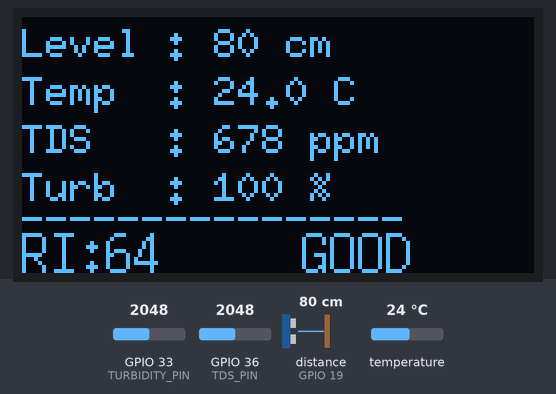
A sketch run on a simulated ESP32. Shown: 128×64 one-colour display. Wiring (inferred from the names in the program): ultrasonic range finder: trigger GPIO 18; echo GPIO 19. The inputs (shaded band) are chosen by the test bench; at power-on: temperature 24 °C, GPIO 36 (TDS_PIN) = 2048, distance to the obstacle (sensor on GPIO 19) 80 cm, GPIO 33 (TURBIDITY_PIN) = 2048. The echo pulse lasts 58.3 µs per cm; WiFi joins after 1.5 s; servers stay silent unless stated; uploads are accepted with an empty reply; what the sketch prints to the serial monitor is not drawn.

Above: at 6.1 s.
6.2 s: temperature set to 12 °C
At 9.2 s:
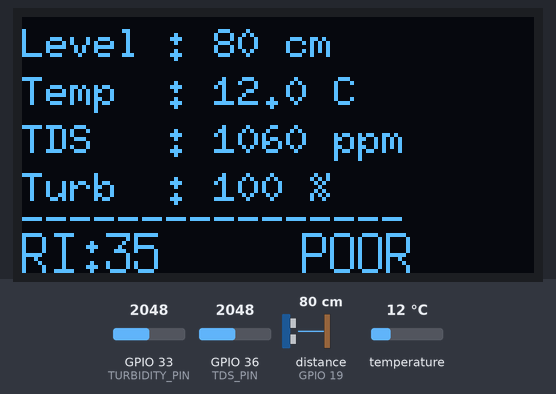
10.1 s: GPIO 36 (TDS_PIN) set to 1915
At 12.6 s:
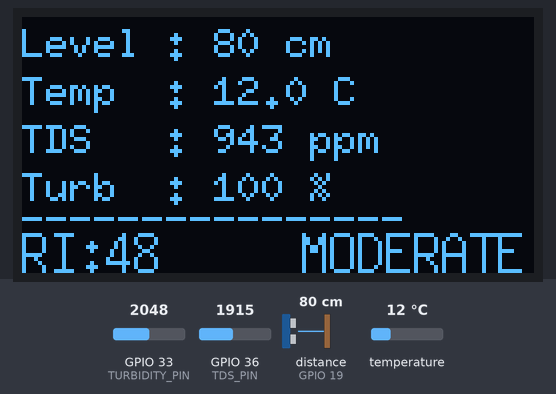
13.2 s: GPIO 36 (TDS_PIN) set to 1572
At 16.0 s:
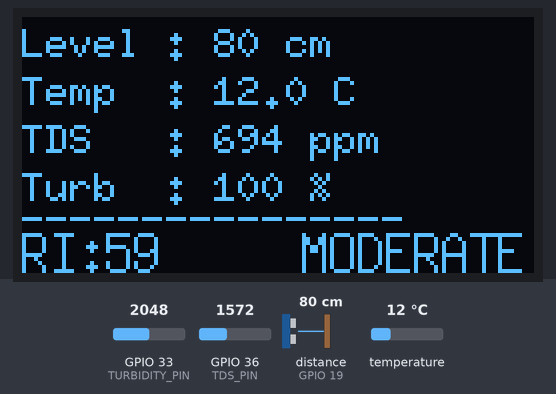
16.3 s: GPIO 36 (TDS_PIN) set to 1475
At 18.5 s:
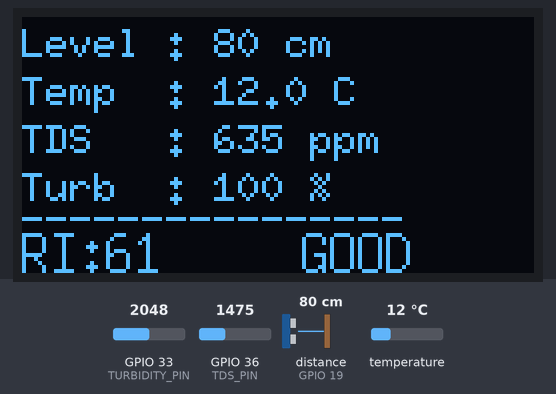
19.4 s: temperature set to 33 °C
At 21.9 s:
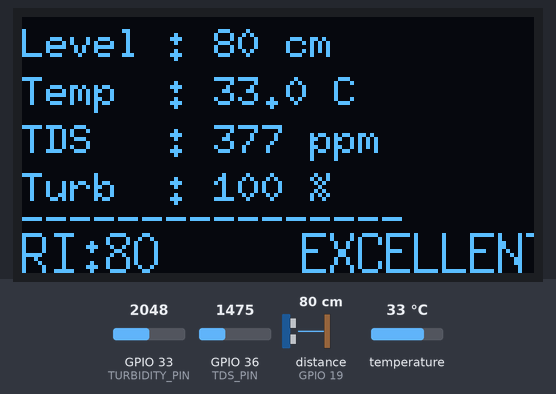
22.5 s: distance to the obstacle (sensor on GPIO 19) set to 2 cm
At 25.3 s:
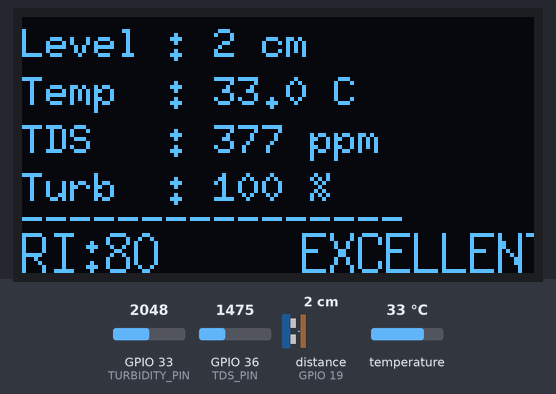
Timing chart, 0 to 26.6 s (numbered marks = the images above; inputs shaded):
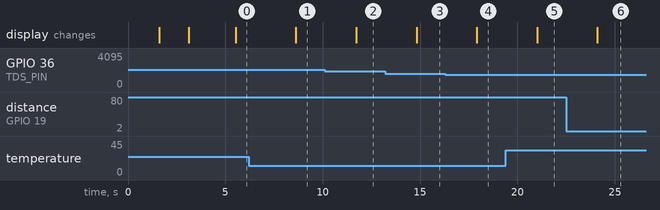

The sketch:

finalFullWorking.ino
```cpp
#include <Arduino.h>
#include <Wire.h>
#include <U8g2lib.h>
#include <OneWire.h>
#include <DallasTemperature.h>
#include <WiFi.h>
#include <HTTPClient.h>

/* ================= PIN DEFINITIONS ================= */
#define TDS_PIN        36
#define TURBIDITY_PIN  33
#define ONE_WIRE_BUS    4
#define TRIG_PIN       18
#define ECHO_PIN       19

/* ================= ADC SETTINGS ================= */
#define ADC_MAX 4095.0
#define VREF    3.3

/* ================= RI CONSTANTS ================= */
#define TDS_MAX        1000.0
#define TEMP_CENTER    30.0
#define TEMP_RANGE     10.0

/* ================= WiFi CONFIG ================= */
const char* ssid = "WATER1234";
const char* password = "WATER1234";

String apiKeyValue = "tPmAT5Ab3j7F9";
const char* SENSOR_NAME = "WATER_QUALITY_01";
const char* SENSOR_LOCATION = "TANK_1";

String serverURL =
"https://team7.share.zrok.io/api/water-data/";

/* ================= OBJECTS ================= */
OneWire oneWire(ONE_WIRE_BUS);
DallasTemperature tempSensor(&oneWire);

/* SH1106 1.3" OLED */
U8G2_SH1106_128X64_NONAME_F_HW_I2C oled(U8G2_R0, U8X8_PIN_NONE);

/* ================= HELPER FUNCTIONS ================= */

float clamp01(float x)
{
  if (x < 0) return 0;
  if (x > 1) return 1;
  return x;
}

/* ================= RI CALCULATION ================= */

float computeRI(float tempC, float tdsPPM, float turbPercent)
{
  float turbFactor = clamp01(turbPercent / 100.0);
  float tdsFactor  = clamp01(1.0 - (tdsPPM / TDS_MAX));
  float tempFactor = clamp01(1.0 - (abs(tempC - TEMP_CENTER) / TEMP_RANGE));

  float RI = 100.0 * (
      0.45 * turbFactor +
      0.45 * tdsFactor +
      0.10 * tempFactor
  );

  /* WHO safety overrides */

  if(tdsPPM > 1500)
      RI = min(RI, 20.0f);

  else if(tdsPPM > 1000)
      RI = min(RI, 35.0f);

  return RI;
}

/* ================= RI STATUS ================= */

String getRIStatus(float RI)
{
  if (RI >= 80) return "EXCELLENT";
  if (RI >= 60) return "GOOD";
  if (RI >= 40) return "MODERATE";
  return "POOR";
}

/* ================= ULTRASONIC ================= */

float readUltrasonicCM()
{
  digitalWrite(TRIG_PIN, LOW);
  delayMicroseconds(2);

  digitalWrite(TRIG_PIN, HIGH);
  delayMicroseconds(10);

  digitalWrite(TRIG_PIN, LOW);

  long duration = pulseIn(ECHO_PIN, HIGH, 30000);

  if (duration == 0) return -1;

  return duration * 0.0343 / 2.0;
}

/* ================= SETUP ================= */

void setup()
{

  Serial.begin(115200);

  analogSetWidth(12);
  analogSetAttenuation(ADC_11db);

  pinMode(TRIG_PIN, OUTPUT);
  pinMode(ECHO_PIN, INPUT);

  tempSensor.begin();

  Wire.begin(21,22);

  oled.begin();
  oled.clearBuffer();

  oled.setFont(u8g2_font_6x10_tf);
  oled.drawStr(20,20,"AI Water Monitor");
  oled.drawStr(30,35,"Starting...");
  oled.sendBuffer();

  delay(1500);

  /* ===== WiFi ===== */

  oled.clearBuffer();
  oled.drawStr(25,30,"Connecting WiFi");
  oled.sendBuffer();

  WiFi.begin(ssid,password);

  while(WiFi.status()!=WL_CONNECTED)
  {
    delay(500);
    Serial.print(".");
  }

  Serial.println("\nWiFi Connected");

  oled.clearBuffer();
  oled.drawStr(25,30,"WiFi Connected");
  oled.sendBuffer();

  delay(1500);
}

/* ================= LOOP ================= */

void loop()
{

  /* ===== TEMPERATURE ===== */

  tempSensor.requestTemperatures();
  float tempC = tempSensor.getTempCByIndex(0);

  /* ===== TDS SENSOR ===== */

  float tdsRaw = 0;

  for(int i=0;i<10;i++)
  {
    tdsRaw += analogRead(TDS_PIN);
    delay(10);
  }

  tdsRaw /= 10.0;

  float voltage = (tdsRaw * VREF) / ADC_MAX;

  float compensationCoefficient =
  1.0 + 0.02 * (tempC - 25.0);

  float compensatedVoltage =
  voltage / compensationCoefficient;

  float tdsPPM =
  (133.42 * compensatedVoltage * compensatedVoltage * compensatedVoltage
  -255.86 * compensatedVoltage * compensatedVoltage
  +857.39 * compensatedVoltage) * 0.5;

  if(tdsPPM < 0) tdsPPM = 0;

  /* ===== TURBIDITY ===== */

  float turbRaw = analogRead(TURBIDITY_PIN);

  float turbPercent =
  (turbRaw / 1500.0) * 100.0;

  turbPercent = constrain(turbPercent,0,100);

  /* ===== WATER LEVEL ===== */

  float distanceCM = readUltrasonicCM();

  /* ===== RI CALCULATION ===== */

  float RI = computeRI(tempC,tdsPPM,turbPercent);

  String riStatus = getRIStatus(RI);

  /* ===== SERIAL DEBUG ===== */

  Serial.print("Temp: ");
  Serial.print(tempC);

  Serial.print(" | TDS: ");
  Serial.print(tdsPPM);

  Serial.print(" | Turb: ");
  Serial.print(turbPercent);

  Serial.print(" | Level: ");
  Serial.print(distanceCM);

  Serial.print(" | RI: ");
  Serial.print(RI);

  Serial.print(" | Status: ");
  Serial.println(riStatus);

  /* ===== OLED DISPLAY ===== */

  oled.clearBuffer();

  oled.setFont(u8g2_font_6x10_tf);

  /* Level */
  oled.setCursor(0,10);
  oled.print("Level : ");

  if(distanceCM < 0)
    oled.print("--");
  else
  {
    oled.print(distanceCM,0);
    oled.print(" cm");
  }

  /* Temperature */
  oled.setCursor(0,22);
  oled.print("Temp  : ");
  oled.print(tempC,1);
  oled.print(" C");

  /* TDS */
  oled.setCursor(0,34);
  oled.print("TDS   : ");
  oled.print(tdsPPM,0);
  oled.print(" ppm");

  /* Turbidity */
  oled.setCursor(0,46);
  oled.print("Turb  : ");
  oled.print(turbPercent,0);
  oled.print(" %");

  /* Divider */
  oled.drawStr(0,54,"----------------");

  /* RI Section */
  oled.setFont(u8g2_font_7x14_tf);

  oled.setCursor(0,64);
  oled.print("RI:");
  oled.print(RI,0);

  oled.setCursor(70,64);
  oled.print(riStatus);

  oled.sendBuffer();

  /* ===== SEND DATA TO SERVER ===== */

  if(WiFi.status()==WL_CONNECTED)
  {
    HTTPClient http;

    http.begin(serverURL);

    http.addHeader("Content-Type","application/x-www-form-urlencoded");

    String postData =
    "api_key=" + apiKeyValue +
    "&sensor=" + String(SENSOR_NAME) +
    "&location=" + String(SENSOR_LOCATION) +
    "&value1=" + String(tempC) +
    "&value2=" + String(tdsPPM) +
    "&value3=" + String(turbPercent) +
    "&value4=" + String(distanceCM) +
    "&value5=" + String(RI) +
    "&value6=" + riStatus;

    int httpResponseCode = http.POST(postData);

    Serial.print("HTTP Response: ");
    Serial.println(httpResponseCode);

    if(httpResponseCode > 0)
    {
      Serial.println(http.getString());
    }

    http.end();
  }

  delay(2000);
}
```

Measured:
- the behaviour switches between 1982 and 1981 on GPIO 36 (TDS_PIN) (found by bisection; images 1 and 2)
- the behaviour switches between 1529 and 1528 on GPIO 36 (TDS_PIN) (found by bisection; images 3 and 4)
- after the input at 6.2 s, the display: changes after 2.4 s (image 1)
- after the input at 10.1 s, the display: changes after 1.6 s (image 2)
- after the input at 13.2 s, the display: changes after 1.6 s (image 3)
- after the input at 16.3 s, the display: changes after 1.6 s (image 4)
- after the input at 19.4 s, the display: changes after 1.6 s (image 5)
- after the input at 22.5 s, the display: changes after 1.6 s (image 6)
